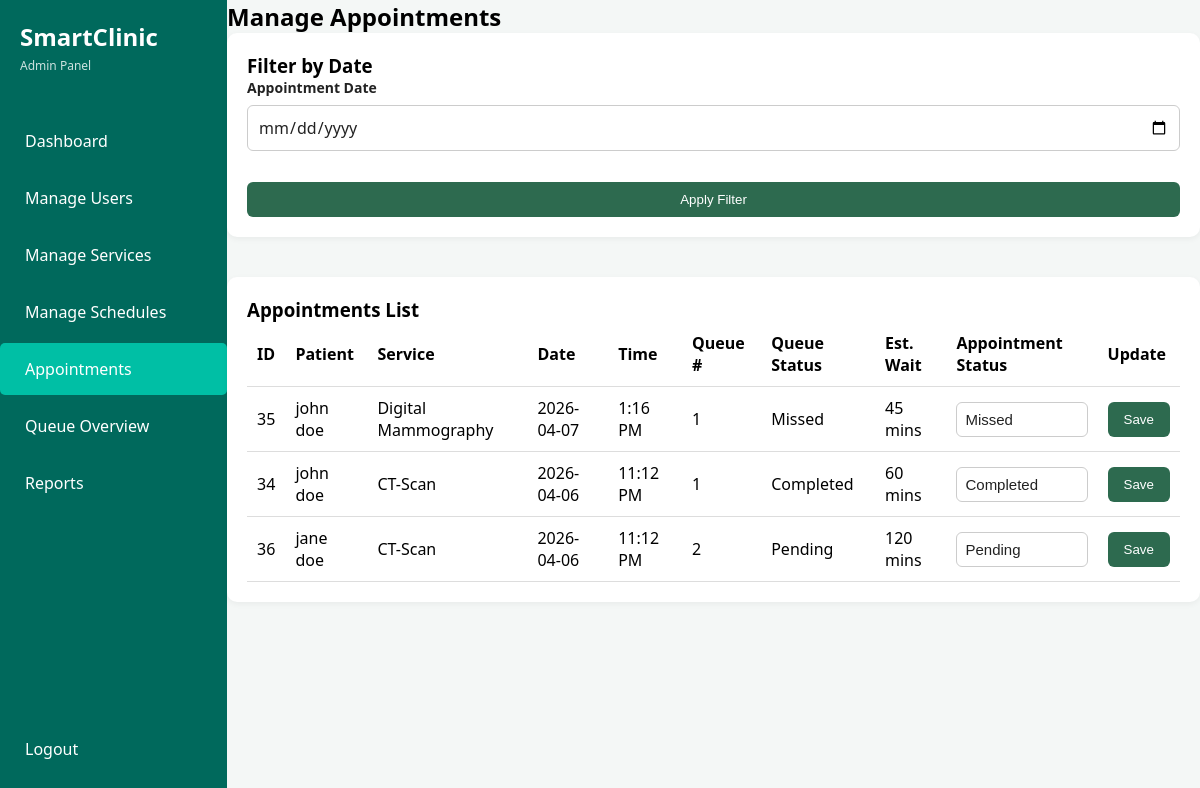
Before: /admin/manage_appointments.php (signed in) with the older database file.
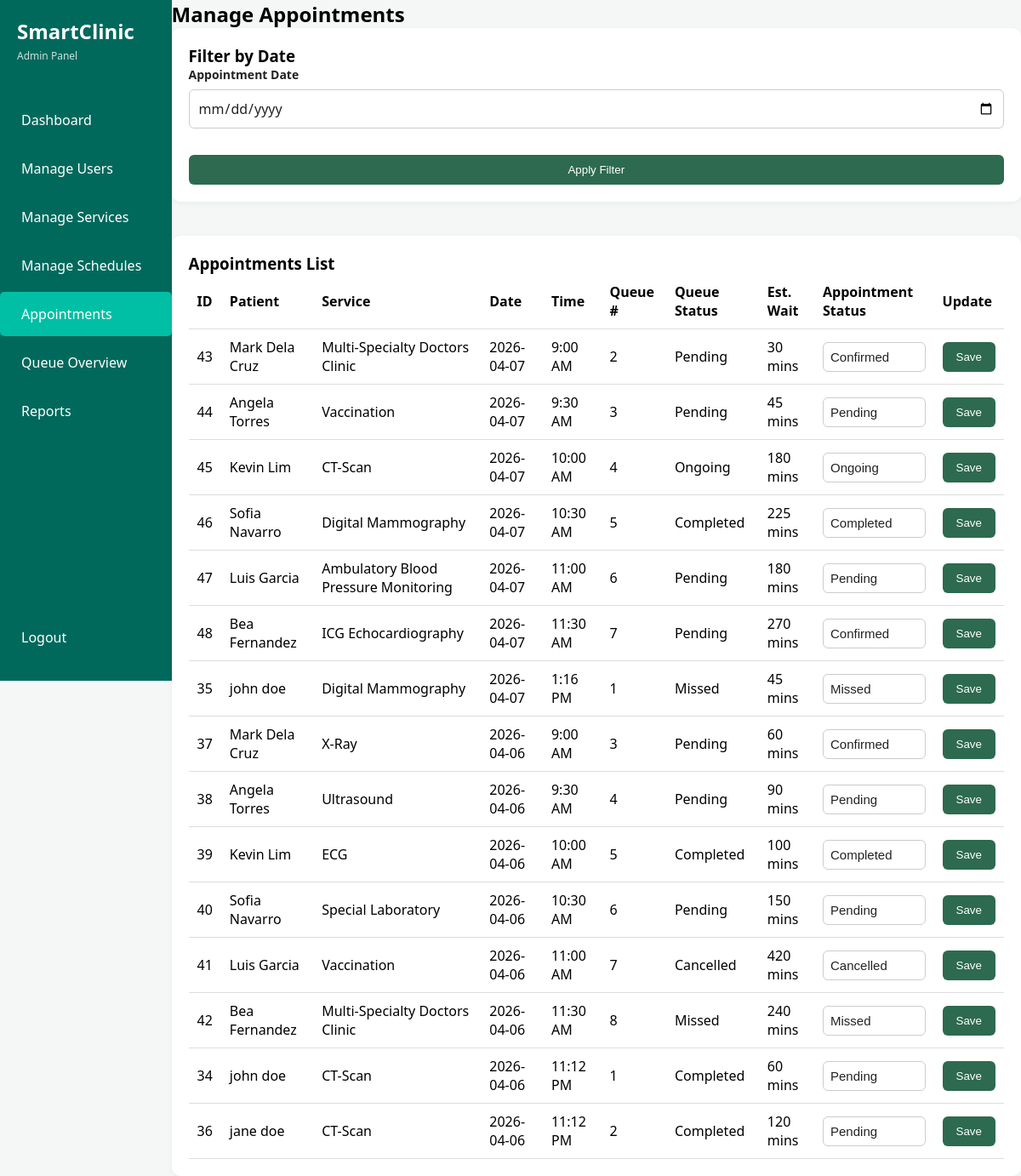
After: the same page with the newer database file.
### tables this page shows
CREATE TABLE `appointments` (
  `appointment_id` int(11) UNSIGNED NOT NULL COMMENT 'PK for appointments',
  `patient_id` int(11) UNSIGNED NOT NULL COMMENT 'FK users',
  `service_id` int(11) UNSIGNED NOT NULL COMMENT 'FK services',
  `appointment_date` date NOT NULL COMMENT 'Date of the appointment',
  `appointment_time` time NOT NULL COMMENT 'Time of the appointment',
  `status` enum('pending','confirmed','ongoing','completed','missed','cancelled') NOT NULL DEFAULT 'pending' COMMENT 'Current appointment status',
  `created_at` timestamp NOT NULL DEFAULT current_timestamp() COMMENT 'Creation date'
);

CREATE TABLE `users` (
  `user_id` int(11) UNSIGNED NOT NULL COMMENT 'PK for users',
  `role_id` int(11) UNSIGNED NOT NULL COMMENT 'FK for users',
  `first_name` varchar(100) NOT NULL COMMENT 'User first name',
  `last_name` varchar(100) NOT NULL COMMENT 'User last name',
  `email` varchar(100) NOT NULL COMMENT 'Unique email address',
  `password` varchar(255) NOT NULL COMMENT 'User password',
  `contact_number` varchar(20) DEFAULT NULL COMMENT 'User contact number',
  `address` text DEFAULT NULL COMMENT 'User address',
  `created_at` timestamp NOT NULL DEFAULT current_timestamp() COMMENT 'Account creation date'
);

CREATE TABLE `services` (
  `service_id` int(11) UNSIGNED NOT NULL COMMENT 'PK for services',
  `service_name` varchar(100) NOT NULL COMMENT 'Name of the clinic service',
  `description` text DEFAULT NULL COMMENT 'Description of service',
  `estimated_duration` int(11) UNSIGNED NOT NULL DEFAULT 30 COMMENT 'Estimated duration in minutes'
);

CREATE TABLE `queue` (
  `queue_id` int(11) UNSIGNED NOT NULL COMMENT 'PK for queue',
  `appointment_id` int(11) UNSIGNED NOT NULL COMMENT 'FK appointments',
  `queue_number` int(11) UNSIGNED NOT NULL COMMENT 'Patient position in queue',
  `status` enum('pending','ongoing','completed','missed','cancelled') NOT NULL DEFAULT 'pending' COMMENT 'Current queue status',
  `estimated_wait` int(11) UNSIGNED NOT NULL DEFAULT 0 COMMENT 'Estimated waiting time in minutes',
  `created_at` timestamp NOT NULL DEFAULT current_timestamp() COMMENT 'Queue record creation date'
);

### admin/manage_appointments.php (the view, shortened to what the changed rows need)
<?php
require_once '../config/database.php';
$filter_date = isset($_GET['filter_date']) ? $_GET['filter_date'] : '';
$sql = "
    SELECT
        a.appointment_id,
        a.appointment_date,
        a.appointment_time,
        a.status,
        u.first_name,
        u.last_name,
        s.service_name,
        q.queue_number,
        q.estimated_wait,
        q.status AS queue_status
    FROM appointments a
    JOIN users u ON a.patient_id = u.user_id
    JOIN services s ON a.service_id = s.service_id
    LEFT JOIN queue q ON a.appointment_id = q.appointment_id
";
if (!empty($filter_date)) {
    $sql .= " WHERE a.appointment_date = ?";
    $sql .= " ORDER BY a.appointment_time ASC, a.appointment_id ASC";
    $stmt = $conn->prepare($sql);
    $stmt->bind_param("s", $filter_date);
    $stmt->execute();
    $appointments = $stmt->get_result();
} else {
    $sql .= " ORDER BY a.appointment_date DESC, a.appointment_time ASC, a.appointment_id ASC";
    $appointments = $conn->query($sql);
}
?>
<!DOCTYPE html>
<html lang="en">
<head>
    <link rel="stylesheet" href="../assets/css/styles.css">
</head>
<body class="dashboard-page admin-page">
<div class="app-container">
    <aside class="sidebar">
        <div class="logo">
            <h1>SmartClinic</h1>
        </div>
    </aside>
    <main class="main-content">
        <h2>Manage Appointments</h2>
        <div class="content-card">
            <table class="styled-table">
                <thead>
                    <tr>
                        <th>ID</th>
                        <th>Patient</th>
                        <th>Service</th>
                        <th>Date</th>
                        <th>Time</th>
                        <th>Queue #</th>
                        <th>Queue Status</th>
                        <th>Est. Wait</th>
                        <th>Appointment Status</th>
                        <th>Update</th>
                    </tr>
                </thead>
                <tbody>
                    <?php while ($row = $appointments->fetch_assoc()): ?>
                        <tr>
                            <td><?= $row['appointment_id'] ?></td>
                            <td><?= htmlspecialchars($row['first_name'] . ' ' . $row['last_name']) ?></td>
                            <td><?= htmlspecialchars($row['service_name']) ?></td>
                            <td><?= htmlspecialchars($row['appointment_date']) ?></td>
                            <td><?= date('g:i A', strtotime($row['appointment_time'])) ?></td>
                            <td><?= $row['queue_number'] ? $row['queue_number'] : '-' ?></td>
                            <td><?= $row['queue_status'] ? ucfirst($row['queue_status']) : '-' ?></td>
                            <td><?= $row['estimated_wait'] !== null ? $row['estimated_wait'] . ' mins' : '-' ?></td>
                            <td>
                                <form method="POST">
                                    <select name="status" required>
                                        <?php
                                        $statuses = ['pending', 'confirmed', 'ongoing', 'completed', 'missed', 'cancelled'];
                                        foreach ($statuses as $status):
                                        ?>
                                            <option value="<?= $status ?>" <?= $row['status'] === $status ? 'selected' : '' ?>>
                                                <?= ucfirst($status) ?>
                                            </option>
                                        <?php endforeach; ?>
                                    </select>
                            </td>
                            <td>
                                    <button type="submit" name="update_appointment" class="btn-primary">Save</button>
                            </td>
                        </tr>
                    <?php endwhile; ?>
                </tbody>
            </table>
        </div>
    </main>
</div>
</body>
</html>

Changed rows visible on the page:
added appointments: appointment_id "43", patient.last_name "Mark Dela Cruz", service.service_name "Multi-Specialty Doctors Clinic", appointment_date "2026-04-07", appointment_time "9:00 AM", queue.queue_number "2", queue.status "Pending", queue.estimated_wait "30", status "Confirmed"
added appointments: appointment_id "44", patient.last_name "Angela Torres", service.service_name "Vaccination", appointment_date "2026-04-07", appointment_time "9:30 AM", queue.queue_number "3", queue.status "Pending", queue.estimated_wait "45", status "Pending"
added appointments: appointment_id "45", patient.last_name "Kevin Lim", service.service_name "CT-Scan", appointment_date "2026-04-07", appointment_time "10:00 AM", queue.queue_number "4", queue.status "Ongoing", queue.estimated_wait "180", status "Ongoing"
added appointments: appointment_id "46", patient.last_name "Sofia Navarro", service.service_name "Digital Mammography", appointment_date "2026-04-07", appointment_time "10:30 AM", queue.queue_number "5", queue.status "Completed", queue.estimated_wait "225", status "Completed"
added appointments: appointment_id "47", patient.last_name "Luis Garcia", service.service_name "Ambulatory Blood Pressure Monitoring", appointment_date "2026-04-07", appointment_time "11:00 AM", queue.queue_number "6", queue.status "Pending", queue.estimated_wait "180", status "Pending"
added appointments: appointment_id "48", patient.last_name "Bea Fernandez", service.service_name "ICG Echocardiography", appointment_date "2026-04-07", appointment_time "11:30 AM", queue.queue_number "7", queue.status "Pending", queue.estimated_wait "270", status "Confirmed"
added appointments: appointment_id "37", patient.last_name "Mark Dela Cruz", service.service_name "X-Ray", appointment_date "2026-04-06", appointment_time "9:00 AM", queue.queue_number "3", queue.status "Pending", queue.estimated_wait "60", status "Confirmed"
added appointments: appointment_id "38", patient.last_name "Angela Torres", service.service_name "Ultrasound", appointment_date "2026-04-06", appointment_time "9:30 AM", queue.queue_number "4", queue.status "Pending", queue.estimated_wait "90", status "Pending"
added appointments: appointment_id "39", patient.last_name "Kevin Lim", service.service_name "ECG", appointment_date "2026-04-06", appointment_time "10:00 AM", queue.queue_number "5", queue.status "Completed", queue.estimated_wait "100", status "Completed"
added appointments: appointment_id "40", patient.last_name "Sofia Navarro", service.service_name "Special Laboratory", appointment_date "2026-04-06", appointment_time "10:30 AM", queue.queue_number "6", queue.status "Pending", queue.estimated_wait "150", status "Pending"
added appointments: appointment_id "41", patient.last_name "Luis Garcia", service.service_name "Vaccination", appointment_date "2026-04-06", appointment_time "11:00 AM", queue.queue_number "7", queue.status "Cancelled", queue.estimated_wait "420", status "Cancelled"
added appointments: appointment_id "42", patient.last_name "Bea Fernandez", service.service_name "Multi-Specialty Doctors Clinic", appointment_date "2026-04-06", appointment_time "11:30 AM", queue.queue_number "8", queue.status "Missed", queue.estimated_wait "240", status "Missed"
changed appointments id 34: status "Completed" → "Pending"
changed through a linked row, appointments "jane doe": queue.status "Pending" → "Completed"
